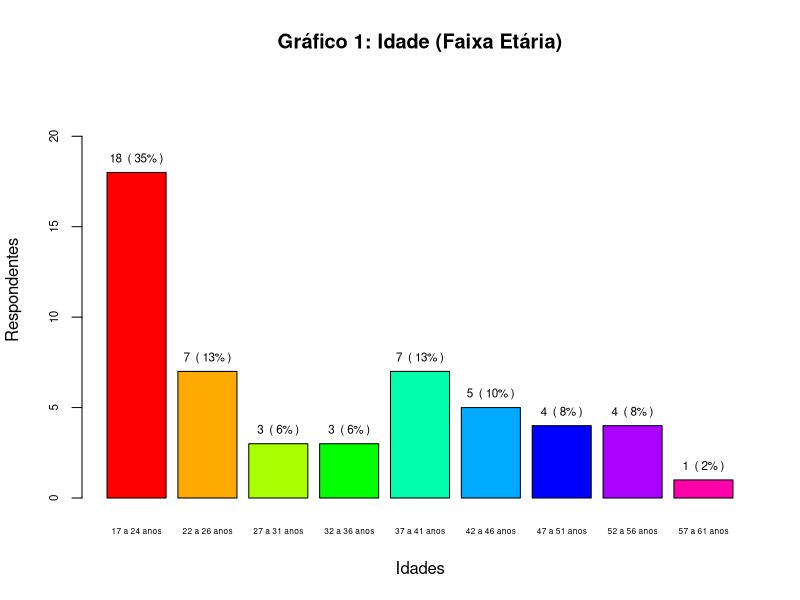
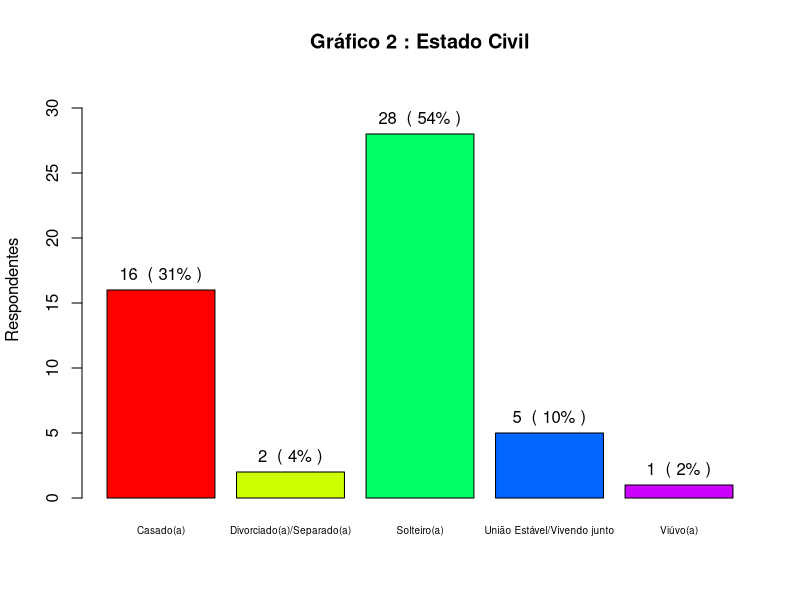
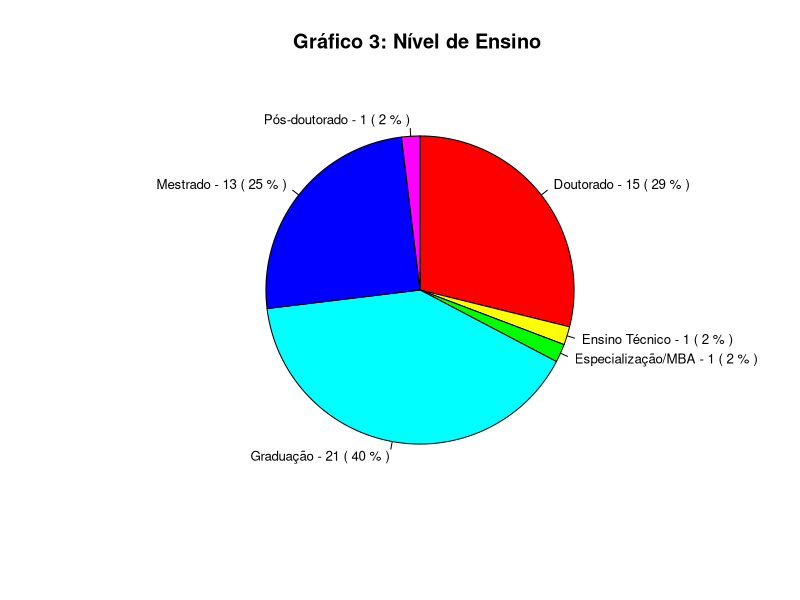
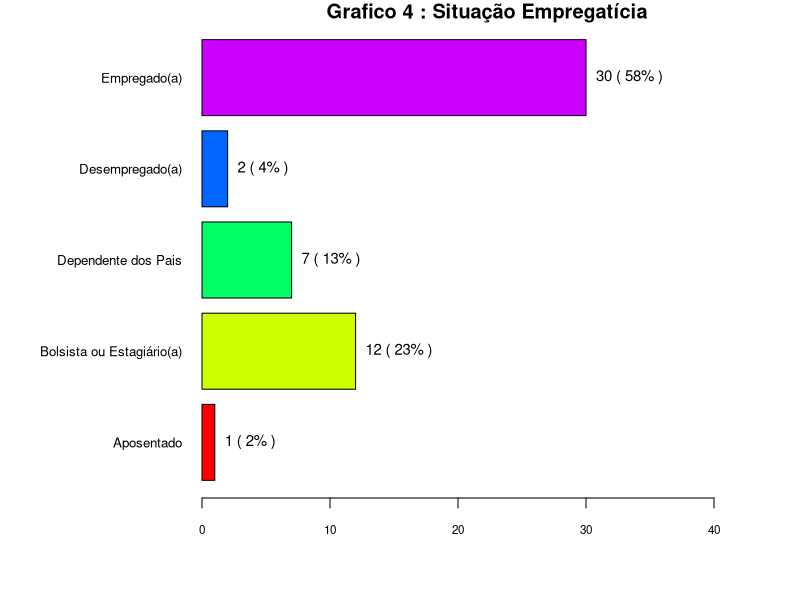
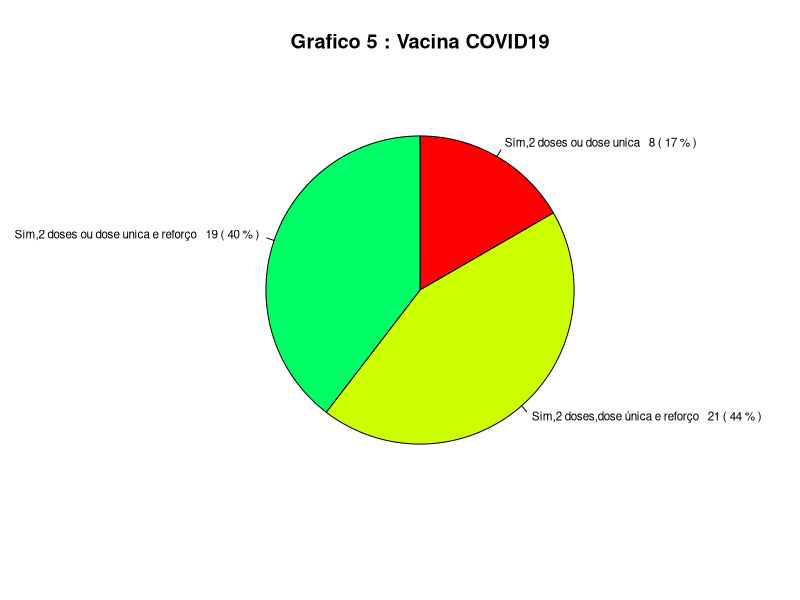
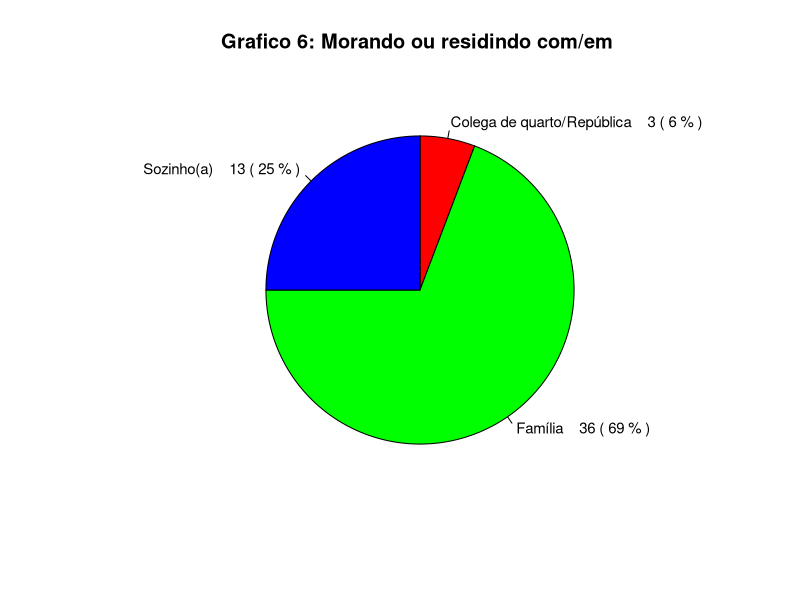
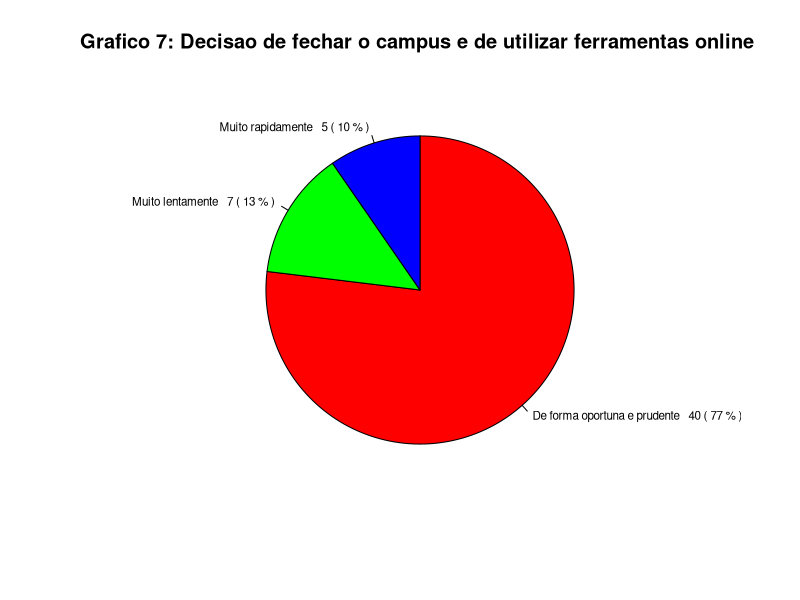
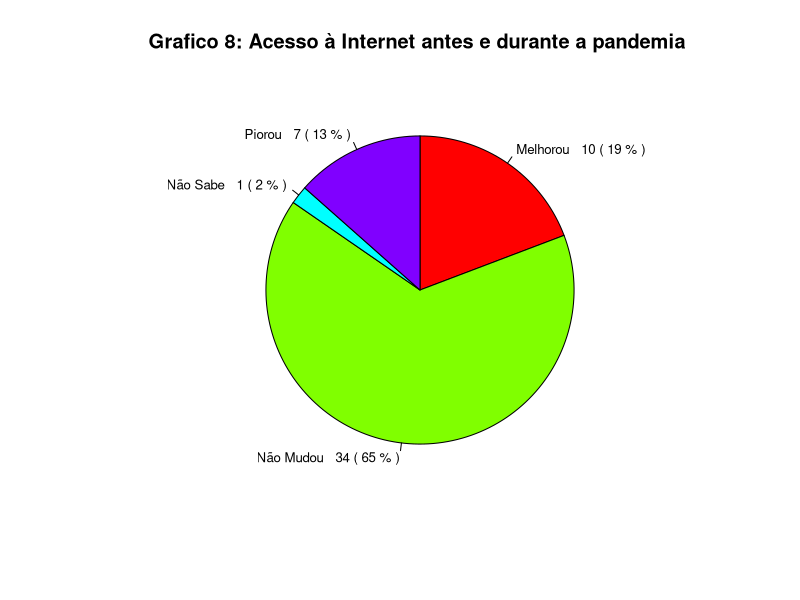

R code for these plots, in order:
## ---- chunk 1
knitr::opts_chunk$set(echo = TRUE)
knitr::opts_knit$set(root.dir = "/Users/liviaibarcellos/Documents/liviaibarcellos/liviaibarcellos")
## ---- chunk 2
# Importacao arquivo CSV
dataset.csv <-read.csv("./dados/COVID19IES.csv", header = TRUE, sep = ";", quote = "\"", dec = ".")
total_casos <- nrow(dataset.csv)
## ---- chunk 3
# Import packages
#library(tidyverse)
#library(ggplot2)
#library(stringr)
# library(readxl)


# Grafico Dados Pessoais : 1.Idade (Faixa Etária) 
# Qual a sua idade ? 
idade <- table(dataset.csv$idade)

# Porcentagem das faixas etárias
pct_idade <- paste0(round(unname(idade) / sum(unname(idade)) * 100,0), "%")

# Amplitude 
valor_min = min(dataset.csv$idade)
valor_max = max(dataset.csv$idade)

df_faixa_etaria <- data.frame(faixa_etaria="", idade=dataset.csv$idade )

for (k in 1:nrow(df_faixa_etaria)) {
  if(df_faixa_etaria$idade[k] <= 24) df_faixa_etaria$faixa_etaria[k] <- "17 a 24 anos"
  if(df_faixa_etaria$idade[k] >= 25 & df_faixa_etaria$idade[k] <= 26) df_faixa_etaria$faixa_etaria[k] <- "22 a 26 anos"
  if(df_faixa_etaria$idade[k] >= 27 & df_faixa_etaria$idade[k] <= 31) df_faixa_etaria$faixa_etaria[k] <- "27 a 31 anos"
  if(df_faixa_etaria$idade[k] >= 32 & df_faixa_etaria$idade[k] <= 36) df_faixa_etaria$faixa_etaria[k] <- "32 a 36 anos"
  if(df_faixa_etaria$idade[k] >= 37 & df_faixa_etaria$idade[k] <= 41) df_faixa_etaria$faixa_etaria[k] <- "37 a 41 anos"
  if(df_faixa_etaria$idade[k] >= 42 & df_faixa_etaria$idade[k] <= 46) df_faixa_etaria$faixa_etaria[k] <- "42 a 46 anos" 
  if(df_faixa_etaria$idade[k] >= 47 & df_faixa_etaria$idade[k] <= 51) df_faixa_etaria$faixa_etaria[k] <- "47 a 51 anos" 
  if(df_faixa_etaria$idade[k] >= 52 & df_faixa_etaria$idade[k] <= 56) df_faixa_etaria$faixa_etaria[k] <- "52 a 56 anos"
  if(df_faixa_etaria$idade[k] >= 57 & df_faixa_etaria$idade[k] <= 61) df_faixa_etaria$faixa_etaria[k] <- "57 a 61 anos"
  if(df_faixa_etaria$idade[k] > 61) df_faixa_etaria$faixa_etaria[k] <- "acima de 61 anos"
}

## table idade_concat
tbl_faixa_etaria <- table(df_faixa_etaria$faixa_etaria)

## Porcentagem por Faixa Etaria
pct_faixa_etaria <- paste0(round(unname(tbl_faixa_etaria) / sum(unname(tbl_faixa_etaria)) * 100,0), "%")

grafico_faixa_etaria <- barplot(tbl_faixa_etaria, 
                                main = "Gráfico 1: Idade (Faixa Etária)",
                                xlab = "Idades", 
                                ylab = "Respondentes",
                                col = rainbow(9),
                                ylim = c(0,max(tbl_faixa_etaria) + 5),
                                cex.axis=0.7, cex.names=0.5 )
text(x = grafico_faixa_etaria, y = tbl_faixa_etaria, label = paste(tbl_faixa_etaria, " (", pct_faixa_etaria, ")"), cex=0.70, pos=3)
## ---- chunk 4

# Grafico Dados Pessoais : 1.Situacao_conjugal
# Qual sua situação conjugal ?
sit_conjugal <- table(dataset.csv$situacao_conjugal)


# Porcentagem 
pct_sit_conjugal <- paste0(round(unname(sit_conjugal) / sum(unname(sit_conjugal)) * 100,0), "%")

grafico_sit_conjugal <- barplot(sit_conjugal, 
                                main = "Gráfico 2 : Estado Civil",
                                xlab = "", 
                                ylab = "Respondentes",
                                col = rainbow(5),
                                ylim = c(0,max(sit_conjugal) + 4),
                                cex.axis=1.0, cex.names=0.6)
text(x = grafico_sit_conjugal, y = sit_conjugal, label = paste(sit_conjugal, " (", pct_sit_conjugal, ")"), cex=1, pos=3)
## ---- chunk 5
# Grafico 1.Nivel Ensino 
# Qual nível de ensino você está cursando ? 
tbl_nivel_ensino <- table(dataset.csv$nivel_ensino)

pct_nivel_ensino <- paste(round(unname(tbl_nivel_ensino) / sum(unname(tbl_nivel_ensino)) * 100), "%")

grafico_nivel_ensino <- pie(tbl_nivel_ensino,
                        edges = 200, radius = 0.8,
                        clockwise = T,
                        cex = 0.8,
                        density = NULL, angle = 90, col = rainbow(6),
                        labels = paste(names(tbl_nivel_ensino), "-", tbl_nivel_ensino, "(", pct_nivel_ensino, ")"),
                        main = "Gráfico 3: Nível de Ensino ")
## ---- chunk 6
# Grafico Dados Pessoais : 1.Situacao_empregaticia
# Qual sua situação empregatícia e/ou financeira atual ? 

df_situacao_emp <- data.frame(situacao ="", emp=dataset.csv$situacao_empregaticia)

for (k in 1:nrow(df_situacao_emp)) {
  if(df_situacao_emp$emp[k] == "Aposentada")       df_situacao_emp$situacao[k]<- "Aposentado"
  if(df_situacao_emp$emp[k] == "Bolsista")          df_situacao_emp$situacao[k]<- "Bolsista ou Estagiário(a)"
  if(df_situacao_emp$emp[k] == "Corretor de Imóveis") df_situacao_emp$situacao[k]<- "Empregado(a)"
  if(df_situacao_emp$emp[k] == "Dependente (dos pais) com vínculo empregatício") df_situacao_emp$situacao[k]<- "Empregado(a)"
  if(df_situacao_emp$emp[k] == "Dependente (dos pais, etc.)") df_situacao_emp$situacao[k]<- "Dependente dos Pais"
  if(df_situacao_emp$emp[k] == "Desempregado(a)") df_situacao_emp$situacao[k]<- "Desempregado(a)"
  if(df_situacao_emp$emp[k] == "Empregado(a)") df_situacao_emp$situacao[k]<- "Empregado(a)"
  if(df_situacao_emp$emp[k] == "Empresária") df_situacao_emp$situacao[k]<- "Empregado(a)"
  if(df_situacao_emp$emp[k] == "Estagiário(a)") df_situacao_emp$situacao[k]<- "Bolsista ou Estagiário(a)"
  if(df_situacao_emp$emp[k] == "Micro-empresário instituído por ME") df_situacao_emp$situacao[k]<- "Empregado(a)"
  if(df_situacao_emp$emp[k] == "Servidora pública") df_situacao_emp$situacao[k]<- "Empregado(a)"
  if(df_situacao_emp$emp[k] == "tatuador autônomo, mas conto com ajuda dos pais") df_situacao_emp$situacao[k]<- "Empregado(a)"
}

sit_emprego <- table(df_situacao_emp$situacao)

# Porcentagem 
pct_sit_emprego <- paste0(round(unname(sit_emprego) / sum(unname(sit_emprego)) * 100,0), "%")

par(las=1) # nomes dos eixos perpendicular
par(mar=c(5,10,1,1)+0.1)  # para aumentar a margem a esquerda 
grafico_sit_empregaticia <- barplot(sit_emprego, 
                                    main="Grafico 4 : Situação Empregatícia ",
                                    las=1,  
                                    beside = TRUE,
                                    horiz=TRUE, 
                                    xlim = c(0,max(sit_emprego) + 15),
                                    col=rainbow(5),
                                    cex.axis = 0.7,  
                                    cex.names = 0.8)

text(grafico_sit_empregaticia, x = sit_emprego, label = paste(sit_emprego, "(", pct_sit_emprego, ")"), cex=0.9, pos=4)

par(mar=c(5,4,4,2)+0.1) # para retornar a margem default
## ---- chunk 7

# Grafico 1. Vacinado
# Você já foi vacinado contra a COVID-19 ?
vacinado <- table(dataset.csv$vacinado, exclude = "")

names(vacinado) <- c("Sim,2 doses ou dose unica", 
                     "Sim,2 doses,dose única e reforço", 
                     "Sim,2 doses ou dose unica e reforço")

pct_vacinado <- paste(round(unname(vacinado) / sum(unname(vacinado)) * 100), "%")

grafico_vacinado <- pie(vacinado,
                                  edges = 200, radius = 0.8,
                                  clockwise = T,
                                  density = NULL, angle = 90, col = rainbow(5),
                                  labels = paste(names(vacinado), " ", vacinado, "(", pct_vacinado, ")"),
                                  main = "Grafico 5 : Vacina COVID19",
                                  cex = 0.7)
## ---- chunk 8

# Grafico Dados Pessoais 1. Respondentes morando com 
# Atualmente, você está morando ou residindo com/em: 
morando_com <- table(dataset.csv$morando_com)

pct_morando_com <- paste(round(unname(morando_com) / sum(unname(morando_com)) * 100), "%")


grafico_morando_com <- pie(morando_com,
                                  edges = 200, radius = 0.8,
                                  clockwise = T,
                                  density = NULL, angle = 90, col = rainbow(3),
                                  labels = paste(names(morando_com), "  ", morando_com, "(", pct_morando_com, ")"),
                                  cex = 0.9,
                                  main = "Grafico 6: Morando ou residindo com/em ")
## ---- chunk 9
# Grafico Dados Instituicao de Ensino 2.decisao_fechar (utilizacao de ferramenta online)
# Com relação à decisão de fechar o campus e de utilizar ferramentas online para as aulas, por conta da pandemia da COVID-19, você sentiu que as decisões na sua instituição foram tomadas: *
ies_decisao_fechar <- table(dataset.csv$decisao_fechar, exclude = "")

pct_ies_decisao_fechar <- paste(round(unname(ies_decisao_fechar) / sum(unname(ies_decisao_fechar)) * 100), "%")

grafico_ies_decisao_fechar <- pie(ies_decisao_fechar,
                            edges = 200, radius = 0.8,
                            clockwise = T,
                            density = NULL, angle = 90, col = rainbow(3),
                            labels = paste(names(ies_decisao_fechar), " ", ies_decisao_fechar, "(", pct_ies_decisao_fechar, ")"),
                            main = "Grafico 7: Decisao de fechar o campus e de utilizar ferramentas online ",
                            cex = 0.7)

## ---- chunk 10
# Grafico 3. Pandemia_acesso_internet
# Como você compara o seu acesso à Internet antes e durante a pandemia da COVID-19 ? *

# Tratamento opcoes
df_internet <- data.frame(internet="", nivel =dataset.csv$acesso_internet)

for (k in 1:nrow(df_internet)) {
  if(df_internet$nivel[k] == "Melhor do que antes")            df_internet$internet[k] <- "Melhorou"
  if(df_internet$nivel[k] == "Muito melhor do que antes")      df_internet$internet[k] <- "Melhorou"
  if(df_internet$nivel[k] == "Muito pior que antes")        df_internet$internet[k] <- "Piorou"
  if(df_internet$nivel[k] == "O mesmo que antes")               df_internet$internet[k] <- "Não Mudou"
  if(df_internet$nivel[k] == "Pior que antes")              df_internet$internet[k] <- "Piorou"
  if(df_internet$nivel[k] == "N/A ou Não sabe")              df_internet$internet[k] <- "Não Sabe"
}  

acesso_internet <- table(df_internet$internet, exclude = "")

pct_acesso_internet <- paste(round(unname(acesso_internet) / sum(unname(acesso_internet)) * 100), "%")

grafico_acesso_internet <- pie(acesso_internet,
                                     edges = 200, radius = 0.8,
                                     clockwise = T,
                                     density = NULL, angle = 90, col = rainbow(4),
                                     labels = paste(names(acesso_internet), " ", acesso_internet, "(", pct_acesso_internet, ")"),
                                     main = "Grafico 8: Acesso à Internet antes e durante a pandemia ",
                                      cex = 0.8)
## ---- chunk 11
# Grafico 3. Pandemia acesso professores
# Durante a pandemia da COVID-19, você sentiu que as formas de acesso aos seus professores: *

# Tratamento opcoes
df_professores <- data.frame(professores="", nivel =dataset.csv$acesso_professores)

for (k in 1:nrow(df_professores)) {
  if(df_professores$nivel[k] == "Melhorou")                     df_professores$professores[k] <- "Melhorou"
  if(df_professores$nivel[k] == "Piorou")                       df_professores$professores[k] <- "Piorou"
  if(df_professores$nivel[k] == "Está mais ou menos o mesmo")      df_professores$professores[k] <- "Não Mudou"
  if(df_professores$nivel[k] == "Foi mais ou menos o mesmo")    df_professores$professores[k] <- "Não Mudou"
  if(df_professores$nivel[k] == "N/A ou Não sabe")              df_professores$professores[k] <- "Não Sabe"
}  

acesso_professores <- table(df_professores$professores, exclude = "")

pct_acesso_professores <- paste(round(unname(acesso_professores) / sum(unname(acesso_professores)) * 100), "%")

grafico_acesso_professores <- pie(acesso_professores,
                     edges = 200, radius = 0.8,
                     clockwise = T,
                     density = NULL, angle = 90, col = rainbow(4),
                     labels = paste(names(acesso_professores), " ", acesso_professores, "(", pct_acesso_professores, ")"),
                     main = "Grafico 9 : Acesso aos Professores durante a pandemia ",
                     cex.main=1, cex = 0.8)


## ---- chunk 12
# Grafico Dados Instituicao de Ensino 2. Instituicao_acesso_infra
# Com relação às formas de acesso aos recursos de infraestrutura oferecidos pela sua instituição (biblioteca, coordenação, orientação de assuntos acadêmicos, matrícula, etc.) durante a pandemia do COVID-19 você sentiu que: *

# Tratamento opcoes
df_infra <- data.frame(infra="", nivel =dataset.csv$acesso_infra_ies)

for (k in 1:nrow(df_infra)) {
  if(df_infra$nivel[k] == "Melhorou")            df_infra$infra[k] <- "Melhoraram"
  if(df_infra$nivel[k] == "Pioraram")            df_infra$infra[k] <- "Pioraram"
  if(df_infra$nivel[k] == "Piorou")              df_infra$infra[k] <- "Pioraram"
  if(df_infra$nivel[k] == "N/A ou Não sabe")     df_infra$infra[k] <- "Não Sabe"
  if(df_infra$nivel[k] == "Ficou mais ou menos o mesmo")  df_infra$infra[k] <- "Não Mudaram"
}  


ies_infra <- table(df_infra$infra, exclude = "")


pct_ies_infra <- paste(round(unname(ies_infra) / sum(unname(ies_infra)) * 100), "%")

grafico_ies_infra <- pie(ies_infra,
                               edges = 200, radius = 0.8,
                               clockwise = T,
                               density = NULL, angle = 90, col = rainbow(4),
                               labels = paste(names(ies_infra), " ", ies_infra, "(", pct_ies_infra, ")"),
                               main = "Gráfico 10: Acesso aos recursos de infraestrutura oferecidos pela sua instituição ",
                                cex.main =1, cex = 0.8)


## ---- chunk 13
# Grafico Dados Instituicao de Ensino 2. Instituicao_reinicio
# A sua instituição já reiniciou todas as atividades presenciais no seu campus e/ou faculdade?
ies_reinicio <- table(dataset.csv$ies_reinicio, exclude = "")

# Reduçao nome dos cursos
names(ies_reinicio) <- c("Em parte", "Não Sabe", "Não Reiniciou Presencial", "Sim Reiniciou Presencial")

pct_ies_reinicio <- paste(round(unname(ies_reinicio) / sum(unname(ies_reinicio)) * 100), "%")

grafico_ies_reinicio <- pie(ies_reinicio,
                         edges = 200, radius = 0.8,
                         clockwise = T,
                         density = NULL, angle = 90, col = rainbow(5),
                         labels = paste(names(ies_reinicio), " ", ies_reinicio, "(", pct_ies_reinicio, ")"),
                         main = "Gráfico 11: Reinício das atividades presenciais ", cex.main = 1 , cex = 0.8)
## ---- chunk 14
# Grafico 4. Financas despesas
# Com relação aos seus gastos e/ou despesas durante a pandemia da COVID-19, o que mudou para você  ? *v
# Tratamento das Opcoes
df_despesas <- data.frame(despesas="", nivel =dataset.csv$despesas )

for (k in 1:nrow(df_despesas)) {
  if(df_despesas$nivel[k] == "Aumentaram")       df_despesas$despesas[k] <- "Aumentaram"
  if(df_despesas$nivel[k] == "Diminuiram")       df_despesas$despesas[k] <- "Diminuiram"
  if(df_despesas$nivel[k] == "Foram mais ou menos os mesmos")   df_despesas$despesas[k] <- "Não Mudaram"
  if(df_despesas$nivel[k] == "São mais ou menos os mesmos")           df_despesas$despesas[k] <- "Não Mudaram"
  
}

despesas <- table(df_despesas$despesas, exclude = "")

pct_despesas <- paste(round(unname(despesas) / sum(unname(despesas)) * 100), "%")

grafico_despesas <- pie(despesas,
                                  edges = 200, radius = 0.8,
                                  clockwise = T,
                                  density = NULL, angle = 90, col = rainbow(5),
                                  labels = paste(names(despesas), " ", despesas, "(", pct_despesas, ")"),
                                  main = "Grafico 12: Mudança nos gastos/despesas durante pandemia",
                                  cex.main=1, cex = 0.8)

## ---- chunk 15
# Grafico 4. Financas renda_financeira
# Durante a pandemia da COVID-19 houve alguma alteração com relação à sua renda financeira? *
renda_financeira <- table(dataset.csv$renda_financeira, exclude = "")

pct_renda_financeira <- paste(round(unname(renda_financeira) / sum(unname(renda_financeira)) * 100), "%")

#  "6 %"  "48 %" "44 %" "2 %" 

grafico_renda_financeira <- pie(renda_financeira,
                        edges = 200, radius = 0.8,
                        clockwise = T,
                        density = NULL, angle = 90, col = rainbow(4),
                        labels = paste(names(renda_financeira), " ", renda_financeira, "(", pct_renda_financeira, ")"),
                        main = "Grafico 13 : Alteraçao financeira/renda durante pandemia", cex = 0.7)

## ---- chunk 16
# Grafico 2. Instituicao ajuda_financeira
# Você recebe/recebeu alguma ajuda financeira da sua instituição educacional ou de outra organização durante a pandemia da COVID-19? *
ajuda_financeira <- table(dataset.csv$ajuda_financeira, exclude = "")

pct_ajuda_financeira <- paste(round(unname(ajuda_financeira) / sum(unname(ajuda_financeira)) * 100), "%")

grafico_ajuda_financeira <- pie(ajuda_financeira,
                                edges = 200, radius = 0.8,
                                clockwise = T,
                                density = NULL, angle = 90, col = rainbow(2),
                                labels = paste(names(ajuda_financeira), " ", ajuda_financeira, "(", pct_ajuda_financeira, ")"),
                                main = "Grafico 14 : Ajuda financeira da Instituição Educacional durante a pandemia",cex.main = 0.9, cex = 1)

## ---- chunk 17

# Grafico Dados Instituicao de Ensino  2. Migrou Virtual
# Sua instituição migrou para as aulas virtuais durante a pandemia da COVID-19? 
migrou_virtual <- table(dataset.csv$migrou_virtual)

pct_migrou_virtual <- paste(round(unname(migrou_virtual) / sum(unname(migrou_virtual)) * 100), "%")

grafico_migrou_virtual <- pie(migrou_virtual,
                           edges = 200, radius = 0.8,
                           clockwise = T,
                           density = NULL, angle = 90, col = rainbow(2),
                           labels = paste(names(migrou_virtual), "", migrou_virtual,"(", pct_migrou_virtual, ")"),
                           main = "Grafico 15: Instituiçao Educacional migrou para aulas virtuais durante a pandemia", cex.main =1, cex = 1)
## ---- chunk 18
# Grafico 3. Pandemia desempenho_escolar
# Você percebeu que o seu desempenho escolar durante a pandemia do COVID-19 (suas notas, aproveitamento escolar, etc.):

# Tratamento das Opcoes
df_desempenho_escolar <- data.frame(desempenho_escolar="", nivel =dataset.csv$desempenho_escolar )

for (k in 1:nrow(df_desempenho_escolar)) {
  if(df_desempenho_escolar$nivel[k] == "Aumentou")                     df_desempenho_escolar$desempenho_escolar[k] <- "Aumentou"
  if(df_desempenho_escolar$nivel[k] == "Diminuiu")                     df_desempenho_escolar$desempenho_escolar[k] <- "Diminuiu"
  if(df_desempenho_escolar$nivel[k] == "Está mais ou menos o mesmo")   df_desempenho_escolar$desempenho_escolar[k] <- "Não Mudou"
  if(df_desempenho_escolar$nivel[k] == "Foi mais ou menos o mesmo")    df_desempenho_escolar$desempenho_escolar[k] <- "Não Mudou"
  if(df_desempenho_escolar$nivel[k] == "N/A ou Não sabe")              df_desempenho_escolar$desempenho_escolar[k] <- "Não Sabe"
  
}


desempenho_escolar <- table(df_desempenho_escolar$desempenho_escolar, exclude = "")

pct_desempenho_escolar <- paste(round(unname(desempenho_escolar) / sum(unname(desempenho_escolar)) * 100), "%")

grafico_desempenho_escolar <- pie(desempenho_escolar,
                                     edges = 200, radius = 0.8,
                                     clockwise = T,
                                     density = NULL, angle = 90, col = rainbow(5),
                                     labels = paste(names(desempenho_escolar), " ", desempenho_escolar, "(", pct_desempenho_escolar, ")"),
                                     main = "Grafico 16 : Desempenho Escolar durante a pandemia",
                                     cex.main=1, cex = 0.9)
## ---- chunk 19
# Grafico 3. Pandemia_acesso_internet
# Como você compara o seu acesso à Internet antes e durante a pandemia da COVID-19 ? *

# Tratamento opcoes
df_internet <- data.frame(internet="", nivel =dataset.csv$acesso_internet)

for (k in 1:nrow(df_internet)) {
  if(df_internet$nivel[k] == "Melhor do que antes")            df_internet$internet[k] <- "Melhorou"
  if(df_internet$nivel[k] == "Muito melhor do que antes")      df_internet$internet[k] <- "Melhorou"
  if(df_internet$nivel[k] == "Muito pior que antes")        df_internet$internet[k] <- "Piorou"
  if(df_internet$nivel[k] == "O mesmo que antes")               df_internet$internet[k] <- "Não Mudou"
  if(df_internet$nivel[k] == "Pior que antes")              df_internet$internet[k] <- "Piorou"
  if(df_internet$nivel[k] == "N/A ou Não sabe")              df_internet$internet[k] <- "Não Sabe"
}  

acesso_internet <- table(df_internet$internet, exclude = "")

pct_acesso_internet <- paste(round(unname(acesso_internet) / sum(unname(acesso_internet)) * 100), "%")

grafico_acesso_internet <- pie(acesso_internet,
                                     edges = 200, radius = 0.8,
                                     clockwise = T,
                                     density = NULL, angle = 90, col = rainbow(4),
                                     labels = paste(names(acesso_internet), " ", acesso_internet, "(", pct_acesso_internet, ")"),
                                     main = "Grafico 17 : Acesso à Internet antes e durante a pandemia ", cex = 0.8)
## ---- chunk 20
# Grafico 3. Pandemia capacidade_prosseguir_estudos
# Em relação a antes e durante a pandemia da COVID-19, como você classifica sua capacidade em prosseguir seus estudos, 
# incluindo sua graduação e/ou conclusão de curso?

# Tratamento opcoes
df_estudos <- data.frame(estudos="", nivel =dataset.csv$capacidade_socializacao)

for (k in 1:nrow(df_estudos)) {
  if(df_estudos$nivel[k] == "Melhor do que antes")            df_estudos$estudos[k] <- "Melhorou"
  if(df_estudos$nivel[k] == "Muito melhor do que antes")      df_estudos$estudos[k] <- "Melhorou"
  if(df_estudos$nivel[k] == "Muito pior do que antes")        df_estudos$estudos[k] <- "Piorou"
  if(df_estudos$nivel[k] == "O mesmo de antes")               df_estudos$estudos[k] <- "Não Mudou"
  if(df_estudos$nivel[k] == "Pior do que antes")              df_estudos$estudos[k] <- "Piorou"
  if(df_estudos$nivel[k] == "N/A ou Não Sabe")              df_estudos$estudos[k] <- "Não Sabe"
}  

capacidade_prosseguir_estudos<- table(df_estudos$estudos, exclude = "")

pct_capacidade_prosseguir_estudos <- paste(round(unname(capacidade_prosseguir_estudos) / sum(unname(capacidade_prosseguir_estudos)) * 100), "%")

grafico_capacidade_prosseguir_estudos <- pie(capacidade_prosseguir_estudos,
                               edges = 200, radius = 0.8,
                               clockwise = T,
                               density = NULL, angle = 90, col = rainbow(3),
                               labels = paste(names(capacidade_prosseguir_estudos), " ", capacidade_prosseguir_estudos, "(", pct_capacidade_prosseguir_estudos, ")"),
                               main = "Grafico 18 : Capacidade em prosseguir os estudos antes e durante a pandemia ", cex.main=1, cex = 0.9)

